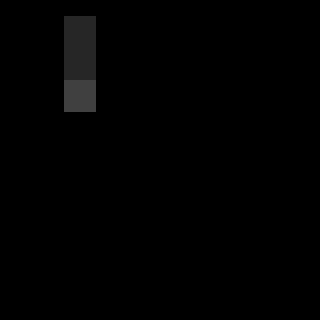

A level layout from a 2D game, rendered from its tile map. Below: a short description, then the map file with tile-grid data replaced by summaries:
An orthogonal 20x20 tile map with 16x16 px tiles, 33 tile layers (regions, input_set, output01_under3 stuff, output02_under3 stuff, ...), 6 hidden layers not drawn, 3 tilesets.

<map version="1.0" orientation="orthogonal" renderorder="right-down" width="20" height="20" tilewidth="16" tileheight="16" nextobjectid="9">
 <properties>
  <property name="NoOverlappingRules" value="true" />
 </properties>
 <tileset firstgid="1" name="ruleset" tilewidth="16" tileheight="16" tilecount="60" columns="10">
  <image source="../tilesets/ruleset.png" width="160" height="96" />
 </tileset>
 <tileset firstgid="61" name="dungeon_a4" tilewidth="16" tileheight="16" tilecount="960" columns="32">
  <image source="../tilesets/dungeon_a4.png" width="512" height="480" />
 </tileset>
 <tileset firstgid="1021" name="dungeon_b" tilewidth="16" tileheight="16" tilecount="1024" columns="32">
  <image source="../tilesets/dungeon_b.png" width="512" height="512" />
 </tileset>
 <layer name="regions" width="20" height="20">
  <data>[400 cells, 12 non-empty, 1 distinct tile ids]</data>
 </layer>
 <layer name="input_set" width="20" height="20">
  <data>[400 cells, 12 non-empty, 2 distinct tile ids]</data>
 </layer>
 <layer name="output01_under3 stuff" width="20" height="20">
  <data>[400 cells, 0 non-empty, 0 distinct tile ids]</data>
 </layer>
 <layer name="output02_under3 stuff" width="20" height="20">
  <data>[400 cells, 0 non-empty, 0 distinct tile ids]</data>
 </layer>
 <layer name="output03_under3 stuff" width="20" height="20">
  <data>[400 cells, 0 non-empty, 0 distinct tile ids]</data>
 </layer>
 <layer name="output04_under3 stuff" width="20" height="20">
  <data>[400 cells, 0 non-empty, 0 distinct tile ids]</data>
 </layer>
 <layer name="output05_under3 stuff" width="20" height="20">
  <data>[400 cells, 0 non-empty, 0 distinct tile ids]</data>
 </layer>
 <layer name="output06_under3 stuff" width="20" height="20">
  <data>[400 cells, 0 non-empty, 0 distinct tile ids]</data>
 </layer>
 <layer name="output07_under3 stuff" width="20" height="20">
  <data>[400 cells, 0 non-empty, 0 distinct tile ids]</data>
 </layer>
 <layer name="output08_under3 stuff" width="20" height="20">
  <data>[400 cells, 0 non-empty, 0 distinct tile ids]</data>
 </layer>
 <layer name="output09_under3 stuff" width="20" height="20">
  <data>[400 cells, 0 non-empty, 0 distinct tile ids]</data>
 </layer>
 <layer name="output10_under3 stuff" width="20" height="20">
  <data>[400 cells, 0 non-empty, 0 distinct tile ids]</data>
 </layer>
 <layer name="output50_under3 stuff" width="20" height="20">
  <data>[400 cells, 0 non-empty, 0 distinct tile ids]</data>
 </layer>
 <layer name="output49_under3 stuff" width="20" height="20">
  <data>[400 cells, 0 non-empty, 0 distinct tile ids]</data>
 </layer>
 <layer name="output48_under3 stuff" width="20" height="20">
  <data>[400 cells, 0 non-empty, 0 distinct tile ids]</data>
 </layer>
 <layer name="output47_under3 stuff" width="20" height="20">
  <data>[400 cells, 0 non-empty, 0 distinct tile ids]</data>
 </layer>
 <layer name="output46_under3 stuff" width="20" height="20">
  <data>[400 cells, 0 non-empty, 0 distinct tile ids]</data>
 </layer>
 <layer name="output45_under3 stuff" width="20" height="20">
  <data>[400 cells, 0 non-empty, 0 distinct tile ids]</data>
 </layer>
 <layer name="output44_under3 stuff" width="20" height="20">
  <data>[400 cells, 0 non-empty, 0 distinct tile ids]</data>
 </layer>
 <layer name="output43_under3 stuff" width="20" height="20">
  <data>[400 cells, 0 non-empty, 0 distinct tile ids]</data>
 </layer>
 <layer name="output42_under3 stuff" width="20" height="20">
  <data>[400 cells, 0 non-empty, 0 distinct tile ids]</data>
 </layer>
 <layer name="output41_under3 stuff" width="20" height="20">
  <data>[400 cells, 0 non-empty, 0 distinct tile ids]</data>
 </layer>
 <layer name="output40_under3 stuff" width="20" height="20">
  <data>[400 cells, 0 non-empty, 0 distinct tile ids]</data>
 </layer>
 <layer name="output39_under3 stuff" width="20" height="20">
  <data>[400 cells, 0 non-empty, 0 distinct tile ids]</data>
 </layer>
 <layer name="output38_under3 stuff" width="20" height="20">
  <data>[400 cells, 0 non-empty, 0 distinct tile ids]</data>
 </layer>
 <layer name="output37_under3 stuff" width="20" height="20">
  <data>[400 cells, 0 non-empty, 0 distinct tile ids]</data>
 </layer>
 <layer name="output36_under3 stuff" width="20" height="20">
  <data>[400 cells, 0 non-empty, 0 distinct tile ids]</data>
 </layer>
 <layer name="output35_under3 stuff" width="20" height="20">
  <data>[400 cells, 0 non-empty, 0 distinct tile ids]</data>
 </layer>
 <layer name="output34_under3 stuff" width="20" height="20">
  <data>[400 cells, 0 non-empty, 0 distinct tile ids]</data>
 </layer>
 <layer name="output33_under3 stuff" width="20" height="20">
  <data>[400 cells, 0 non-empty, 0 distinct tile ids]</data>
 </layer>
 <layer name="output32_under3 stuff" width="20" height="20">
  <data>[400 cells, 0 non-empty, 0 distinct tile ids]</data>
 </layer>
 <layer name="output31_under3 stuff" width="20" height="20">
  <data>[400 cells, 0 non-empty, 0 distinct tile ids]</data>
 </layer>
 <layer name="output30_under3 stuff" width="20" height="20">
  <data>[400 cells, 0 non-empty, 0 distinct tile ids]</data>
 </layer>
 <layer name="output18_under3 stuff" width="20" height="20" visible="0">
  <data>[400 cells, 4 non-empty, 4 distinct tile ids]</data>
 </layer>
 <layer name="output17_under3 stuff" width="20" height="20" visible="0">
  <data>[400 cells, 8 non-empty, 8 distinct tile ids]</data>
 </layer>
 <layer name="output16_under3 stuff" width="20" height="20" visible="0">
  <data>[400 cells, 8 non-empty, 8 distinct tile ids]</data>
 </layer>
 <layer name="output15_under3 stuff" width="20" height="20" visible="0">
  <data>[400 cells, 4 non-empty, 4 distinct tile ids]</data>
 </layer>
 <layer name="output14_under3 stuff" width="20" height="20" visible="0">
  <data>[400 cells, 4 non-empty, 4 distinct tile ids]</data>
 </layer>
 <layer name="output13_under3 stuff" width="20" height="20" visible="0">
  <data>[400 cells, 4 non-empty, 4 distinct tile ids]</data>
 </layer>
</map>
